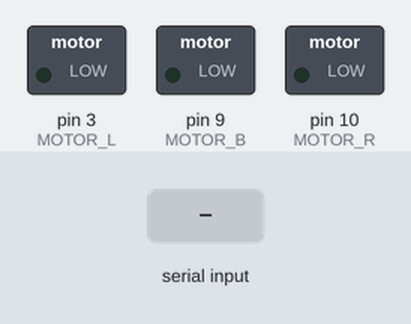
Bench run of a sketch on a simulated Arduino Uno, built with avr-gcc and run on an emulated ATmega328P. Shown: switched loads named in the sketch (green lamp = pin HIGH). The test bench sets the inputs (shaded band). What the sketch prints to the serial monitor is not drawn.

Above: at 1.2 s.
1.3 s: "w" received over Serial
At 2.2 s:
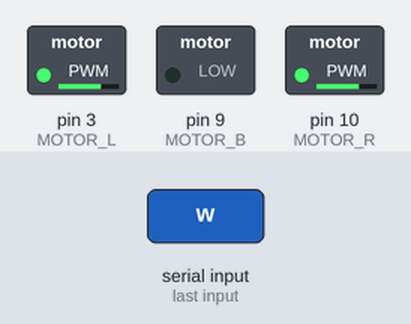
2.8 s: "a" received over Serial
At 3.4 s:
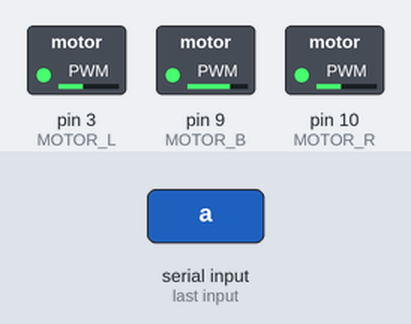
4.3 s: "q" received over Serial
At 5.5 s:
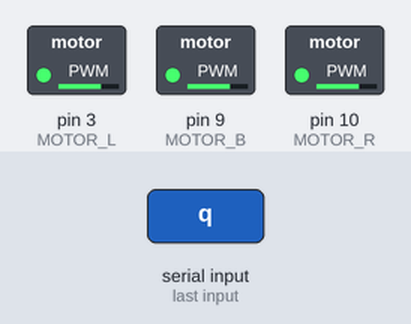
5.8 s: "s" received over Serial
At 6.8 s:
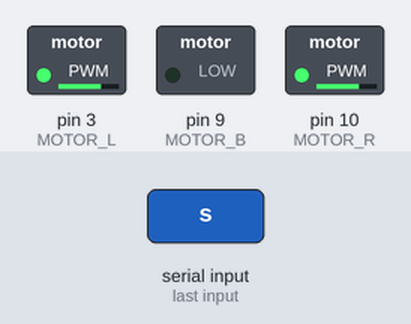
7.3 s: "x" received over Serial
At 8.0 s:
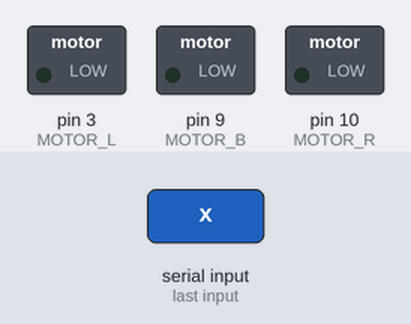
8.8 s: "d" received over Serial
At 9.1 s:
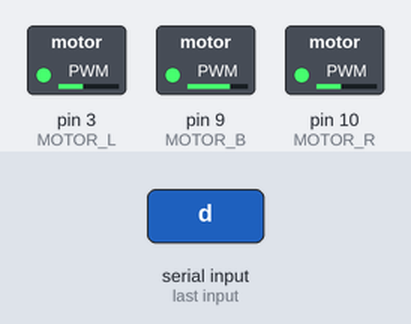
Timing chart, 0 to 11.3 s (numbered marks = the images above; inputs shaded):
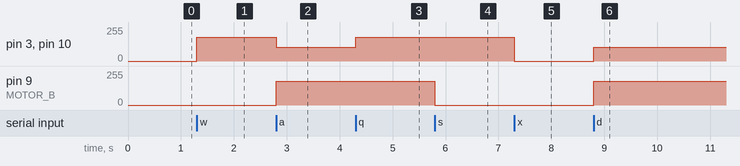

Measured:
- after the input at 1.3 s, pin 3 (MOTOR_L), pin 10 (MOTOR_R): 0/255 → 180/255 at once
- after the input at 2.8 s, pin 3 (MOTOR_L), pin 10 (MOTOR_R): 180/255 → 103/255 at once; pin 9 (MOTOR_B): 0/255 → 180/255 at once
- after the input at 4.3 s, pin 3 (MOTOR_L), pin 10 (MOTOR_R): 103/255 → 180/255 at once
- after the input at 5.8 s, pin 9 (MOTOR_B): 180/255 → 0/255 at once
- after the input at 7.3 s, pin 3 (MOTOR_L), pin 10 (MOTOR_R): 180/255 → 0/255 at once
- after the input at 8.8 s, pin 3 (MOTOR_L), pin 10 (MOTOR_R): 0/255 → 103/255 at once; pin 9 (MOTOR_B): 0/255 → 180/255 at once

The sketch:

servo.ino
```cpp
#include <Servo.h>

#define MOTOR_B 9
#define DIR_B 8
#define MOTOR_R 10
#define DIR_R 11
#define MOTOR_L 3
#define DIR_L 2

char input[1];
int pos = 0; // サーボのポジション（変数）
int target = 0; // サーボのポジション（変数）
String inString = ""; // 受信文字列用のバッファ
int pwm=180;
float val = 1/sqrt(3);
float sld = pwm * val;

void goAhead(){
digitalWrite(DIR_L,HIGH);
digitalWrite(DIR_R,LOW);
analogWrite(MOTOR_L, pwm);
analogWrite(MOTOR_R, pwm);
analogWrite(MOTOR_B, 0);
}

void getBack(){
digitalWrite(DIR_L,LOW);
digitalWrite(DIR_R,HIGH);
analogWrite(MOTOR_L, pwm);
analogWrite(MOTOR_R, pwm);
analogWrite(MOTOR_B, 0);
}

void goRight(){
digitalWrite(DIR_L,HIGH);
digitalWrite(DIR_R,HIGH);
digitalWrite(DIR_B,LOW);
analogWrite(MOTOR_L, sld);
analogWrite(MOTOR_R, sld);
analogWrite(MOTOR_B, pwm);
}

void goLeft(){
digitalWrite(DIR_L,LOW);
digitalWrite(DIR_R,LOW);
digitalWrite(DIR_B,HIGH);
analogWrite(MOTOR_L, sld);
analogWrite(MOTOR_R, sld);
analogWrite(MOTOR_B, pwm);
}

void rotateRight(){
digitalWrite(DIR_L,HIGH);
digitalWrite(DIR_R,HIGH);
digitalWrite(DIR_B,HIGH);
analogWrite(MOTOR_L, pwm);
analogWrite(MOTOR_R, pwm);
analogWrite(MOTOR_B, pwm);
}

void rotateLeft(){
digitalWrite(DIR_L,LOW);
digitalWrite(DIR_R,LOW);
digitalWrite(DIR_B,LOW);
analogWrite(MOTOR_L, pwm);
analogWrite(MOTOR_R, pwm);
analogWrite(MOTOR_B, pwm);
}

void stopAll(){
  digitalWrite(DIR_L,LOW);
  digitalWrite(DIR_R,LOW);
  digitalWrite(DIR_B,LOW);
  analogWrite(MOTOR_L, 0);
  analogWrite(MOTOR_R, 0);
  analogWrite(MOTOR_B, 0);
}

void setup(){

Serial.begin(9600);

}


int flag = 0;
//int dl = 400;
int dl = 0;
void loop(){

  int inputchar; //入力状態の読み取りに使う
  if (Serial.available() > 0) {

    inputchar = Serial.read(); //シリアル通信で送信された値を読み取る
    //Serial.write(inputchar);dw

  //if(inputchar!=-1){
    switch(inputchar){
      //前進
      case 'w':
      goAhead();
      Serial.print("w");
      delay(dl);
      break;
      //左折
      case 'a':
      goLeft();
      Serial.print("a");
      delay(dl);
      break;
      //後進
      case 's':
      getBack();
      Serial.print("s");
      delay(dl);
      break;
      //右折
      case 'd':
      goRight();
      Serial.print("d");
      delay(dl);
      break;

      case 'x':
      stopAll();
      Serial.print("x");
      break;
      case 'q':
      rotateLeft();
      Serial.print("q");
      delay(dl);
      break;
      case 'e':
      rotateRight();
      Serial.print("e");
      delay(dl);
      break;
      }
  flag = 0;
  }
  //flag++;
  //Serial.print(flag);
  //if(flag > 50000){stopAll();}
  //stopAll();
}
```
